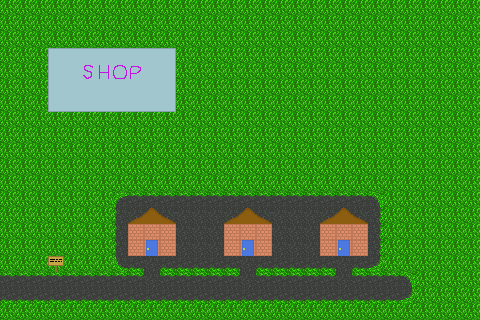

This game map was drawn from its Tiled (.tmx) file and the tilesets committed beside it. A one-line description and the full map source follow:
An orthogonal 30x20 tile map with 16x16 px tiles, 1 tile layer (Tile Layer 1).

<map version="1.5" tiledversion="1.7.0" orientation="orthogonal" renderorder="right-down" width="30" height="20" tilewidth="16" tileheight="16" infinite="0" nextlayerid="2" nextobjectid="1">
 <tileset firstgid="1" source="tileset.tsx" />
 <layer id="1" name="Tile Layer 1" width="30" height="20">
  <data encoding="csv">
1,1,1,1,1,1,1,1,1,1,1,1,1,1,1,1,1,1,1,1,1,1,1,1,1,1,1,1,1,1,
1,1,1,1,1,1,1,1,1,1,1,1,1,1,1,1,1,1,1,1,1,1,1,1,1,1,1,1,1,1,
1,1,1,1,1,1,1,1,1,1,1,1,1,1,1,1,1,1,1,1,1,1,1,1,1,1,1,1,1,1,
1,1,1,2684354571,3221225484,3221225484,3221225484,3221225484,3221225484,3221225484,3221225483,1,1,1,1,1,1,1,1,1,1,1,1,1,1,1,1,1,1,1,
1,1,1,2684354572,13,14,15,16,17,13,1610612748,1,1,1,1,1,1,1,1,1,1,1,1,1,1,1,1,1,1,1,
1,1,1,2684354572,13,13,13,13,13,13,1610612748,1,1,1,1,1,1,1,1,1,1,1,1,1,1,1,1,1,1,1,
1,1,1,11,12,12,12,12,12,12,1610612747,1,1,1,1,1,1,1,1,1,1,1,1,1,1,1,1,1,1,1,
1,1,1,1,1,1,1,1,1,1,1,1,1,1,1,1,1,1,1,1,1,1,1,1,1,1,1,1,1,1,
1,1,1,1,1,1,1,1,1,1,1,1,1,1,1,1,1,1,1,1,1,1,1,1,1,1,1,1,1,1,
1,1,1,1,1,1,1,1,1,1,1,1,1,1,1,1,1,1,1,1,1,1,1,1,1,1,1,1,1,1,
1,1,1,1,1,1,1,1,1,1,1,1,1,1,1,1,1,1,1,1,1,1,1,1,1,1,1,1,1,1,
1,1,1,1,1,1,1,1,1,1,1,1,1,1,1,1,1,1,1,1,1,1,1,1,1,1,1,1,1,1,
1,1,1,1,1,1,1,2684354563,2684354564,2684354564,2684354564,2684354564,2684354564,2684354564,2684354564,2684354564,2684354564,2684354564,2684354564,2684354564,2684354564,2684354564,2684354564,3221225475,1,1,1,1,1,1,
1,1,1,1,1,1,1,4,9,10,2147483657,2,2,2,9,10,2147483657,2,2,2,9,10,2147483657,3221225476,1,1,1,1,1,1,
1,1,1,1,1,1,1,4,7,7,7,2,2,2,7,7,7,2,2,2,7,7,7,3221225476,1,1,1,1,1,1,
1,1,1,1,1,1,1,4,7,8,7,2,2,2,7,8,7,2,2,2,7,8,7,3221225476,1,1,1,1,1,1,
1,1,1,5,1,1,1,3,1610612740,2,1610612740,1610612740,1610612740,1610612740,1610612740,2,1610612740,1610612740,1610612740,1610612740,1610612740,2,1610612740,1610612739,1,1,1,1,1,1,
2684354564,2684354564,2684354564,2684354564,2684354564,2684354564,2684354564,2684354564,2684354564,2,2684354564,2684354564,2684354564,2684354564,2684354564,2,2684354564,2684354564,2684354564,2684354564,2684354564,2,2684354564,2684354564,2684354564,3221225475,1,1,1,1,
1610612740,1610612740,1610612740,1610612740,1610612740,1610612740,1610612740,1610612740,1610612740,1610612740,1610612740,1610612740,1610612740,1610612740,1610612740,1610612740,1610612740,1610612740,1610612740,1610612740,1610612740,1610612740,1610612740,1610612740,1610612740,1610612739,1,1,1,1,
1,1,1,1,1,1,1,1,1,1,1,1,1,1,1,1,1,1,1,1,1,1,1,1,1,1,1,1,1,1
</data>
 </layer>
</map>